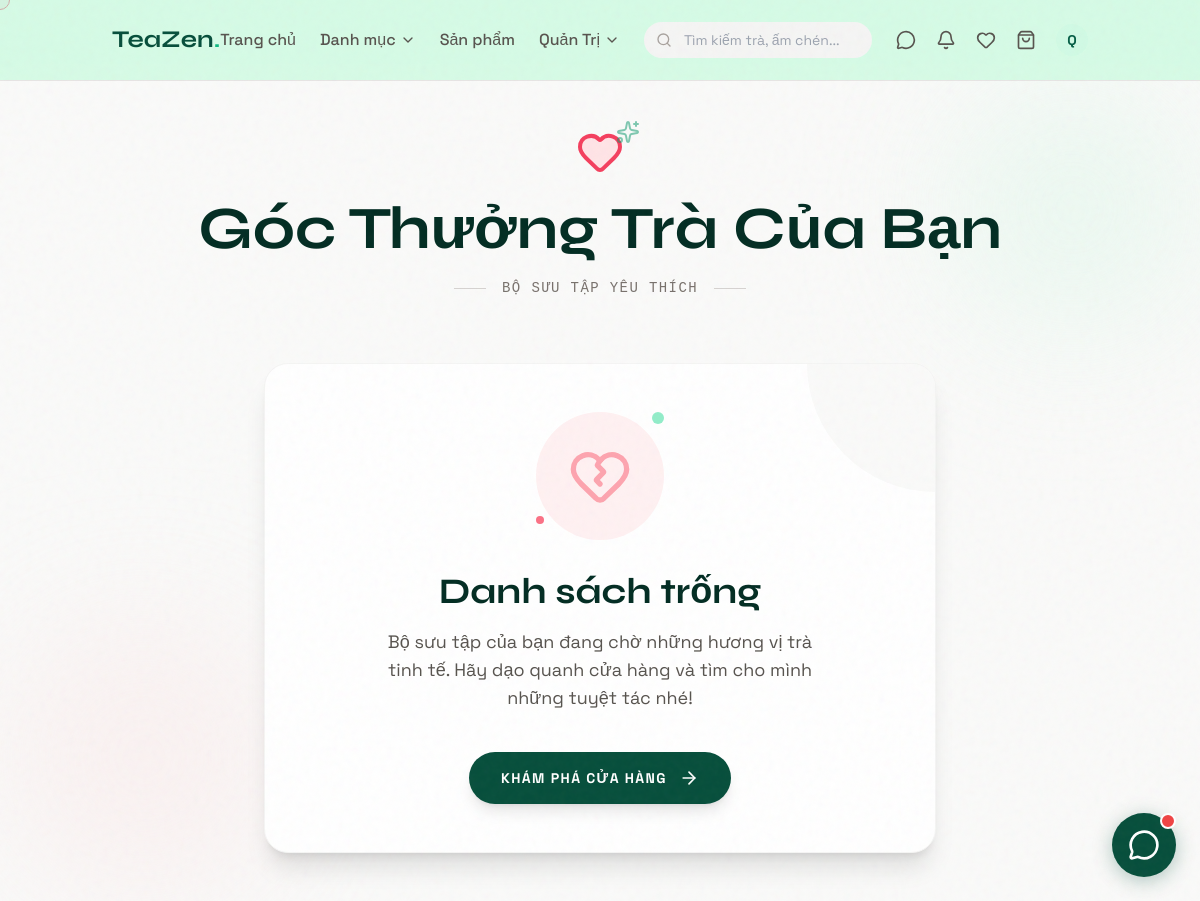
The page /wishlist/ (signed in) on the database as committed earlier.
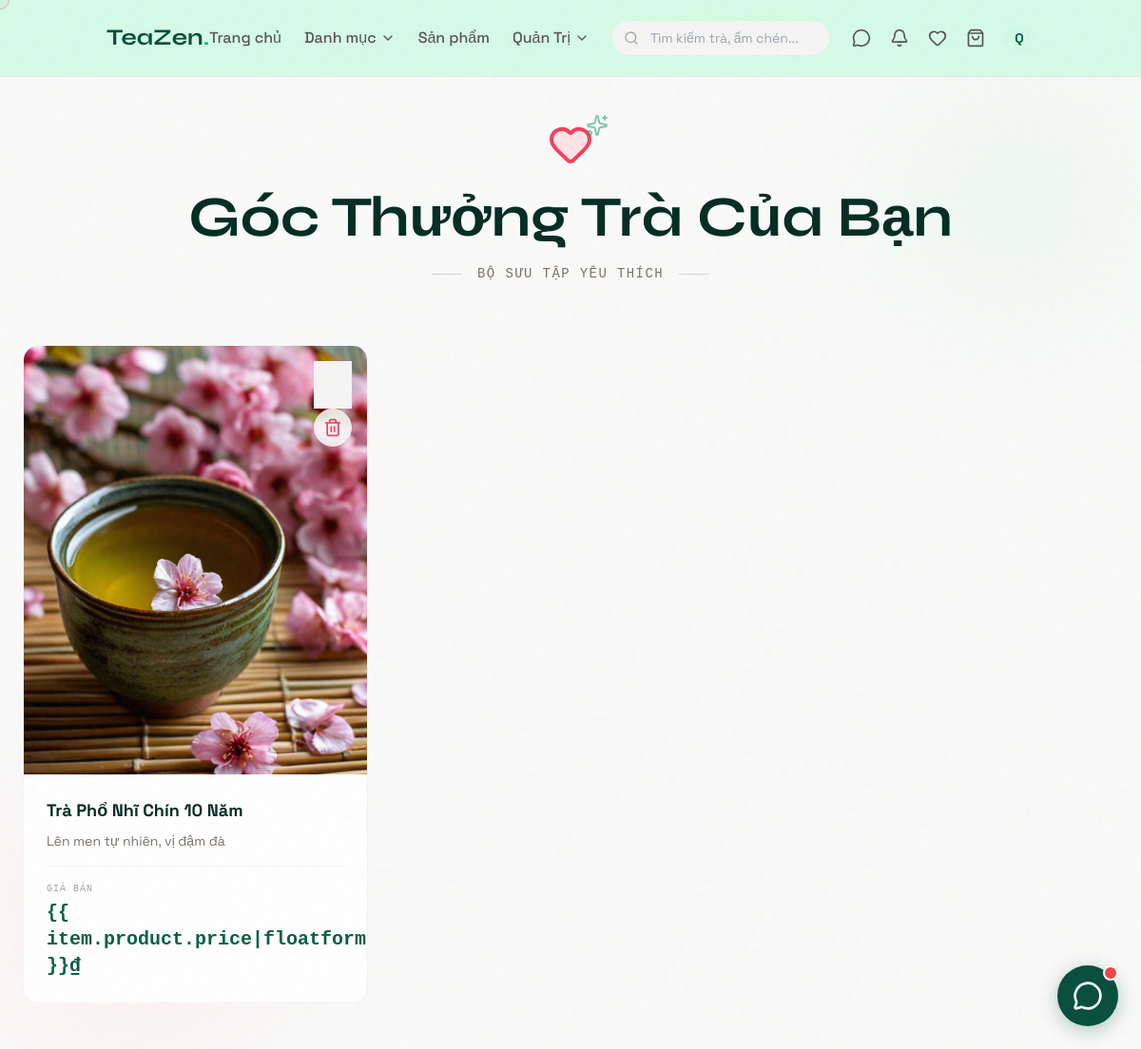
The same page on the database as committed later.
### MyApp/models.py (models this page shows, shortened)
class Wishlist(models.Model):
	user = models.ForeignKey(User, on_delete=models.CASCADE, related_name='wishlists')
	product = models.ForeignKey(Product, on_delete=models.CASCADE, related_name='wishlisted_by')
	added_at = models.DateTimeField(auto_now_add=True)
	class Meta:
		ordering = ['-added_at']
		unique_together = ['user', 'product']

class Product(models.Model):
	category = models.ForeignKey(Category, on_delete=models.SET_NULL, null=True, blank=True, related_name='products')
	title = models.CharField(max_length=200)
	slug = models.SlugField(max_length=220, unique=True)
	excerpt = models.CharField(max_length=300, blank=True)
	image = models.ImageField(upload_to='products/', blank=True, null=True)
	description = models.TextField(blank=True)
	price = models.DecimalField(max_digits=10, decimal_places=0, null=True, blank=True)
	stock_quantity = models.PositiveIntegerField(default=0, verbose_name="Số lượng tồn kho")
	views_count = models.PositiveIntegerField(default=0, verbose_name="Lượt xem")
	created_at = models.DateTimeField(auto_now_add=True)
	class Meta:
		ordering = ['-created_at']
	def get_absolute_url(self):
		return reverse('product_detail', args=[self.slug])

### MyApp/views/profile_views.py (the view)
# urls.py: path('wishlist/', views.wishlist_view, name='wishlist'),
@login_required(login_url='login')
def wishlist_view(request):
    wishlists = Wishlist.objects.filter(user=request.user).select_related('product')
    return render(request, 'shop/wishlist.html', {'wishlists': wishlists})

### MyApp/context_processors.py (called while the page is built)
def categories(request):
    return {
        'all_categories': Category.objects.filter(is_active=True)
    }

### templates/shop/wishlist.html (shortened to what this page needs)
{% extends "base.html" %}
{% load static %}
{% block content %}
<div class="min-h-[70vh] bg-stone-50 py-12 relative overflow-hidden">
    <div
        class="absolute top-0 right-0 w-64 h-64 bg-emerald-100 rounded-full mix-blend-multiply filter blur-3xl opacity-30 animate-blob">
    </div>
    <div
        class="absolute bottom-0 left-0 w-72 h-72 bg-rose-100 rounded-full mix-blend-multiply filter blur-3xl opacity-30 animate-blob animation-delay-2000">
    </div>
    <div class="container mx-auto px-6 max-w-7xl relative z-10">
        <div class="text-center mb-16 relative">
            <div class="inline-block relative">
                <i data-lucide="heart" class="w-12 h-12 text-rose-500 mx-auto mb-4 animate-pulse fill-rose-100"></i>
                <div class="absolute -top-2 -right-4 text-emerald-600 opacity-50"><i data-lucide="sparkles"
                        class="w-6 h-6"></i></div>
            </div>
            <h1 class="font-art text-5xl md:text-6xl text-emerald-950 font-bold mb-4 isolate">Góc Thưởng Trà Của Bạn
            </h1>
            <p class="text-stone-500 font-mono text-sm uppercase tracking-widest relative inline-block">
                <span class="absolute left-0 top-1/2 w-8 h-px bg-stone-300 -translate-x-12"></span>
                Bộ Sưu Tập Yêu Thích
                <span class="absolute right-0 top-1/2 w-8 h-px bg-stone-300 translate-x-12"></span>
            </p>
        </div>
        {% if wishlists %}
        <div class="grid grid-cols-1 sm:grid-cols-2 lg:grid-cols-3 xl:grid-cols-4 gap-8">
            {% for item in wishlists %}
            <div
                class="bg-white rounded-2xl overflow-hidden border border-stone-100 wishlist-card-hover group relative flex flex-col h-full">
                <a href="{{ item.product.get_absolute_url }}"
                    class="block relative aspect-[4/5] overflow-hidden bg-stone-100">
                    {% if item.product.image %}
                    <img src="{{ item.product.image.url }}" alt="{{ item.product.title }}"
                        class="w-full h-full object-cover wishlist-image-zoom">
                    {% else %}
                    <div class="w-full h-full flex items-center justify-center">
                        <i data-lucide="leaf" class="w-16 h-16 text-emerald-200 opacity-50"></i>
                    </div>
                    {% endif %}
                    <div class="absolute top-4 right-4 z-20">
                        <a href="{% url 'wishlist_remove' item.product.id %}"
                            onclick="return confirm('Bạn chắc chắn muốn bỏ thích sản phẩm này?')"
                            class="w-10 h-10 rounded-full bg-white/80 backdrop-blur-sm shadow flex items-center justify-center text-rose-500 hover:text-white hover:bg-rose-500 transition-all border border-rose-100 hover:border-rose-500"
                            title="Xóa khỏi danh sách">
                            <i data-lucide="trash-2" class="w-5 h-5"></i>
                        </a>
                    </div>
                </a>
                <div class="p-6 flex flex-col flex-grow">
                    <a href="{{ item.product.get_absolute_url }}" class="block flex-grow">
                        <h3
                            class="font-bold text-lg text-emerald-950 mb-2 group-hover:text-emerald-700 transition-colors line-clamp-2">
                            {{ item.product.title }}
                        </h3>
                        {% if item.product.excerpt %}
                        <p class="text-sm text-stone-500 line-clamp-2 mb-4">
                            {{ item.product.excerpt }}
                        </p>
                        {% endif %}
                    </a>
                    <div class="mt-auto pt-4 border-t border-stone-100 flex items-center justify-between">
                        <div class="flex flex-col">
                            <span class="text-[10px] text-stone-400 font-mono uppercase tracking-widest mb-1">Giá
                                Bán</span>
                            <span class="font-mono font-bold text-xl text-emerald-800">{{
                                item.product.price|floatformat:0 }}₫</span>
                        </div>
                    </div>
                </div>
            </div>
            {% endfor %}
        </div>
        {% else %}
        <div class="max-w-2xl mx-auto bg-white rounded-3xl shadow-xl overflow-hidden border border-stone-100 relative">
            <div class="absolute top-0 right-0 w-32 h-32 bg-stone-50 rounded-bl-full -z-0"></div>
            <div class="p-12 text-center relative z-10">
                <div class="w-32 h-32 bg-rose-50 rounded-full flex items-center justify-center mx-auto mb-8 relative">
                    <i data-lucide="heart-crack" class="w-16 h-16 text-rose-300"></i>
                    <div class="absolute top-0 right-0 animate-ping opacity-75">
                        <div class="w-3 h-3 bg-emerald-300 rounded-full"></div>
                    </div>
                    <div class="absolute bottom-4 left-0 animate-pulse">
                        <div class="w-2 h-2 bg-rose-400 rounded-full"></div>
                    </div>
                </div>
                <h2 class="font-art text-4xl text-emerald-950 font-bold mb-4">Danh sách trống</h2>
                <p class="text-stone-600 mb-10 max-w-md mx-auto text-lg">
                    Bộ sưu tập của bạn đang chờ những hương vị trà tinh tế. Hãy dạo quanh cửa hàng và tìm cho mình những
                    tuyệt tác nhé!
                </p>
                <a href="{% url 'product_list_public' %}"
                    class="inline-flex items-center justify-center px-8 py-4 bg-emerald-900 text-white font-bold rounded-full hover:bg-emerald-800 transition-all shadow-lg hover:shadow-xl hover:-translate-y-1 gap-3 group uppercase tracking-widest text-sm">
                    Khám Phá Cửa Hàng
                    <i data-lucide="arrow-right" class="w-5 h-5 group-hover:translate-x-1 transition-transform"></i>
                </a>
            </div>
        </div>
        {% endif %}
    </div>
</div>
{% endblock %}

### templates/base.html (shortened to what this page needs)
{% load static %}
<!DOCTYPE html>
<html lang="vi" class="scroll-smooth">
<head>
    <script src="https://cdn.tailwindcss.com"></script>
    <link rel="stylesheet" href="{% static 'css/styles.css' %}">
    <link rel="stylesheet" href="{% static 'css/base.css' %}">
</head>
<body>
    <div id="custom-cursor"></div>
    <nav
        class="fixed top-0 left-0 w-full z-50 transition-all duration-300 bg-white/80 backdrop-blur-md border-b border-stone-200">
        <div class="container mx-auto px-6 h-20 flex flex-nowrap items-center justify-between">
            <a href="{% url 'index' %}" class="text-2xl font-bold font-art text-emerald-900 shrink-0">
                TeaZen<span class="text-emerald-500">.</span>
            </a>
            <div class="hidden lg:flex items-center space-x-6 whitespace-nowrap">
                <a href="{% url 'index' %}"
                    class="text-stone-600 hover:text-emerald-800 font-medium transition-colors">Trang chủ</a>
                <div class="relative group">
                    <button
                        class="flex items-center space-x-1 text-stone-600 hover:text-emerald-800 font-medium transition-colors">
                        <span>Danh mục</span>
                        <i data-lucide="chevron-down" class="w-4 h-4"></i>
                    </button>
                </div>
                <a href="{% url 'product_list_public' %}"
                    class="text-stone-600 hover:text-emerald-800 font-medium transition-colors">Sản phẩm</a>
                {% if user.is_authenticated and user.is_staff %}
                <div class="relative group">
                    <button
                        class="flex items-center space-x-1 text-stone-600 hover:text-emerald-800 font-medium transition-colors">
                        <span>Quản Trị</span>
                        <i data-lucide="chevron-down" class="w-4 h-4"></i>
                    </button>
                </div>
                {% endif %}
            </div>
            <div class="flex flex-1 max-w-sm mx-4 md:mx-6 relative" id="search-container">
                <form action="{% url 'product_list_public' %}" method="GET" class="w-full relative">
                    <input type="text" name="q" id="search-input" placeholder="Tìm kiếm trà, ấm chén..."
                        autocomplete="off"
                        class="w-full bg-stone-100 border-none rounded-full py-2 pl-10 pr-4 focus:ring-2 focus:ring-emerald-500 focus:bg-white transition-all text-sm outline-none">
                    <i data-lucide="search" class="absolute left-3 top-1/2 -translate-y-1/2 w-4 h-4 text-stone-400"></i>
                </form>
            </div>
            <div class="flex items-center space-x-5 shrink-0">
                {% if user.is_authenticated %}
                <a href="{% url 'message_inbox' %}"
                    class="relative text-stone-600 hover:text-emerald-800 transition-colors" title="Tin nhắn">
                    <i data-lucide="message-circle" class="w-5 h-5"></i>
                </a>
                <a href="{% url 'notification_list' %}"
                    class="relative text-stone-600 hover:text-emerald-800 transition-colors" title="Thông báo">
                    <i data-lucide="bell" class="w-5 h-5"></i>
                </a>
                {% endif %}
                <a href="{% url 'wishlist' %}" class="relative text-stone-600 hover:text-emerald-800 transition-colors"
                    title="Yêu thích">
                    <i data-lucide="heart" class="w-5 h-5"></i>
                </a>
                <a href="{% url 'cart' %}" class="relative text-stone-600 hover:text-emerald-800 transition-colors">
                    <i data-lucide="shopping-bag" class="w-5 h-5"></i>
                </a>
                {% if user.is_authenticated %}
                <div class="relative group">
                    <a href="{% url 'profile' %}" class="block">
                        {% if user.profile.avatar %}
                        <img src="{{ user.profile.avatar.url }}"
                            class="w-8 h-8 rounded-full object-cover border border-stone-200">
                        {% else %}
                        <div
                            class="w-8 h-8 rounded-full bg-emerald-100 text-emerald-800 flex items-center justify-center text-sm font-bold">
                            {{ user.username|first|upper }}
                        </div>
                        {% endif %}
                    </a>
                </div>
                {% else %}
                <a href="{% url 'login' %}"
                    class="text-sm font-medium text-stone-600 hover:text-emerald-800 transition-colors">Đăng nhập</a>
                {% endif %}
            </div>
        </div>
    </nav>
    <div class="h-20"></div>
    {% block content %}{% endblock %}
    {% include 'core/chatbot.html' %}
</body>
</html>

### templates/core/chatbot.html (shortened to what this page needs)
<div id="ai-chatbot" class="fixed bottom-6 right-6 z-[1000] font-sans">
    <button id="chat-bubble"
        class="group relative flex items-center justify-center w-16 h-16 bg-emerald-900 shadow-[0_4px_20px_rgba(6,78,59,0.3)] rounded-full hover:scale-105 hover:shadow-[0_4px_25px_rgba(16,185,129,0.4)] transition-all duration-300">
        <i data-lucide="message-circle"
            class="w-8 h-8 text-white relative z-10 transition-transform duration-300 group-hover:-rotate-12"></i>
        <div class="absolute top-0 right-0 w-4 h-4 bg-red-500 border-2 border-white rounded-full"></div>
    </button>
</div>

### static/css/styles.css (style rules this page uses)
:root { --cursor-size: 20px; --cursor-hover-size: 60px; --color-accent: #b8d418; --color-text: #1c1917; --color-bg: #34eb80; }
body { font-family: 'Space Grotesk', sans-serif; background-color: var(--color-bg); color: var(--color-text); cursor: none; overflow-x: hidden; }
.font-art { font-family: 'Syne', sans-serif; }
#custom-cursor { position: fixed; top: 0; left: 0; width: var(--cursor-size); height: var(--cursor-size); border: 1px solid #064e3b; background-color: rgba(6, 78, 59, 0.1); border-radius: 50%; pointer-events: none; z-index: 9999; transform: translate(-50%, -50%); transition: width 0.3s, height 0.3s, background-color 0.3s, border 0.3s; mix-blend-mode: difference; }

### templates/shop/wishlist.html (style rules this page uses)
.wishlist-card-hover { transition: all 0.5s cubic-bezier(0.4, 0, 0.2, 1); }
.wishlist-image-zoom { transition: transform 0.7s ease; }

Rows that differ between the two databases and show on the page:
added Wishlist: product.image (picture), product "Trà Phổ Nhĩ Chín 10 Năm", product.excerpt "Lên men tự nhiên, vị đậm đà"
Other text that changed with them:
text no longer shown: "Danh sách trống Bộ sưu tập của bạn đang chờ những hương vị trà tinh tế. Hãy dạo quanh cửa hàng và tìm cho mình những tuyệt tác nhé! KHÁM PHÁ CỬA HÀNG"
